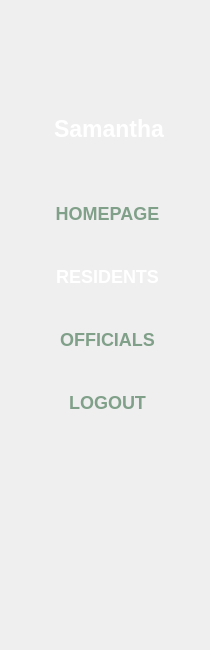
     <widget class="QFrame" name="menu_container">
      <property name="minimumSize">
       <size>
        <width>201</width>
        <height>650</height>
       </size>
      </property>
      <property name="maximumSize">
       <size>
        <width>210</width>
        <height>16777215</height>
       </size>
      </property>
      <property name="styleSheet">
       <string notr="true">border: none;</string>
      </property>
      <property name="frameShape">
       <enum>QFrame::StyledPanel</enum>
      </property>
      <property name="frameShadow">
       <enum>QFrame::Raised</enum>
      </property>
      <layout class="QVBoxLayout" name="verticalLayout">
       <item>
        <widget class="QFrame" name="frame_3">
         <property name="minimumSize">
          <size>
           <width>196</width>
           <height>151</height>
          </size>
         </property>
         <property name="maximumSize">
          <size>
           <width>16777215</width>
           <height>151</height>
          </size>
         </property>
         <property name="layoutDirection">
          <enum>Qt::LeftToRight</enum>
         </property>
         <property name="frameShape">
          <enum>QFrame::StyledPanel</enum>
         </property>
         <property name="frameShadow">
          <enum>QFrame::Raised</enum>
         </property>
         <layout class="QVBoxLayout" name="verticalLayout_2">
          <item>
           <widget class="QFrame" name="frame">
            <property name="minimumSize">
             <size>
              <width>0</width>
              <height>80</height>
             </size>
            </property>
            <property name="frameShape">
             <enum>QFrame::StyledPanel</enum>
            </property>
            <property name="frameShadow">
             <enum>QFrame::Raised</enum>
            </property>
            <layout class="QHBoxLayout" name="horizontalLayout_2">
             <item>
              <widget class="QLabel" name="staff_image">
               <property name="minimumSize">
                <size>
                 <width>60</width>
                 <height>60</height>
                </size>
               </property>
               <property name="maximumSize">
                <size>
                 <width>80</width>
                 <height>80</height>
                </size>
               </property>
               <property name="layoutDirection">
                <enum>Qt::LeftToRight</enum>
               </property>
               <property name="text">
                <string/>
               </property>
               <property name="pixmap">
                <pixmap>../images&amp;icon/user.png</pixmap>
               </property>
               <property name="scaledContents">
                <bool>true</bool>
               </property>
              </widget>
             </item>
            </layout>
           </widget>
          </item>
          <item>
           <widget class="QLabel" name="staff_username">
            <property name="font">
             <font>
              <pointsize>17</pointsize>
              <bold>true</bold>
             </font>
            </property>
            <property name="styleSheet">
             <string notr="true">color: white;</string>
            </property>
            <property name="text">
             <string>&lt;html&gt;&lt;head/&gt;&lt;body&gt;&lt;p align=&quot;center&quot;&gt;Samantha&lt;/p&gt;&lt;/body&gt;&lt;/html&gt;</string>
            </property>
           </widget>
          </item>
         </layout>
        </widget>
       </item>
       <item>
        <widget class="QFrame" name="frame_4">
         <property name="styleSheet">
          <string notr="true">QPushButton{
color: rgb(128, 160, 137);
font-size: 18px;
font-weight: bold;
text-align: center;
cursor: pointer;
}

QPushButton:hover{
color: white;
}</string>
         </property>
         <property name="frameShape">
          <enum>QFrame::StyledPanel</enum>
         </property>
         <property name="frameShadow">
          <enum>QFrame::Raised</enum>
         </property>
         <layout class="QVBoxLayout" name="verticalLayout_3">
          <property name="bottomMargin">
           <number>200</number>
          </property>
          <item>
           <widget class="QPushButton" name="homepage_button">
            <property name="minimumSize">
             <size>
              <width>175</width>
              <height>41</height>
             </size>
            </property>
            <property name="cursor">
             <cursorShape>PointingHandCursor</cursorShape>
            </property>
            <property name="styleSheet">
             <string notr="true"/>
            </property>
            <property name="text">
             <string>HOMEPAGE</string>
            </property>
           </widget>
          </item>
          <item>
           <widget class="QPushButton" name="resident_button">
            <property name="minimumSize">
             <size>
              <width>175</width>
              <height>41</height>
             </size>
            </property>
            <property name="cursor">
             <cursorShape>PointingHandCursor</cursorShape>
            </property>
            <property name="styleSheet">
             <string notr="true">color: white;</string>
            </property>
            <property name="text">
             <string>RESIDENTS</string>
            </property>
           </widget>
          </item>
          <item>
           <widget class="QPushButton" name="official_button">
            <property name="minimumSize">
             <size>
              <width>175</width>
              <height>41</height>
             </size>
            </property>
            <property name="cursor">
             <cursorShape>PointingHandCursor</cursorShape>
            </property>
            <property name="text">
             <string>OFFICIALS</string>
            </property>
           </widget>
          </item>
          <item>
           <widget class="QPushButton" name="logout_button">
            <property name="minimumSize">
             <size>
              <width>175</width>
              <height>41</height>
             </size>
            </property>
            <property name="cursor">
             <cursorShape>PointingHandCursor</cursorShape>
            </property>
            <property name="text">
             <string>LOGOUT</string>
            </property>
           </widget>
          </item>
         </layout>
        </widget>
       </item>
      </layout>
     </widget>
